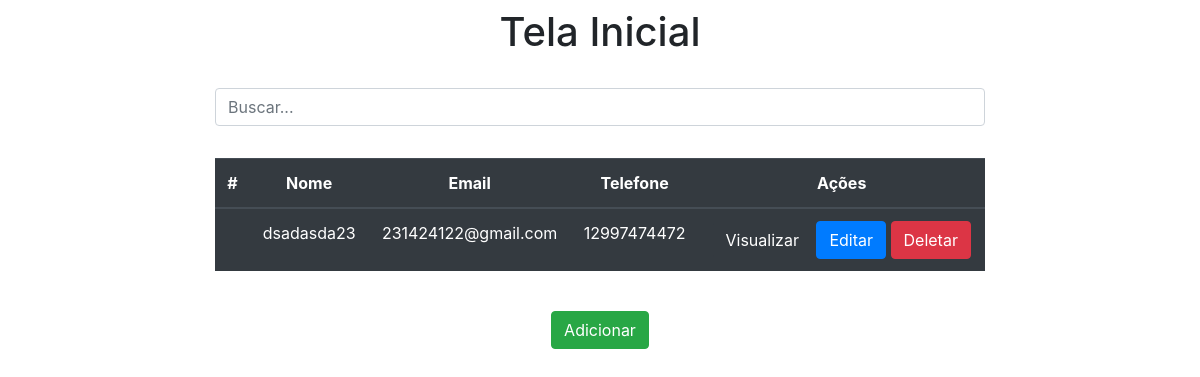
Before: / with the older database file.
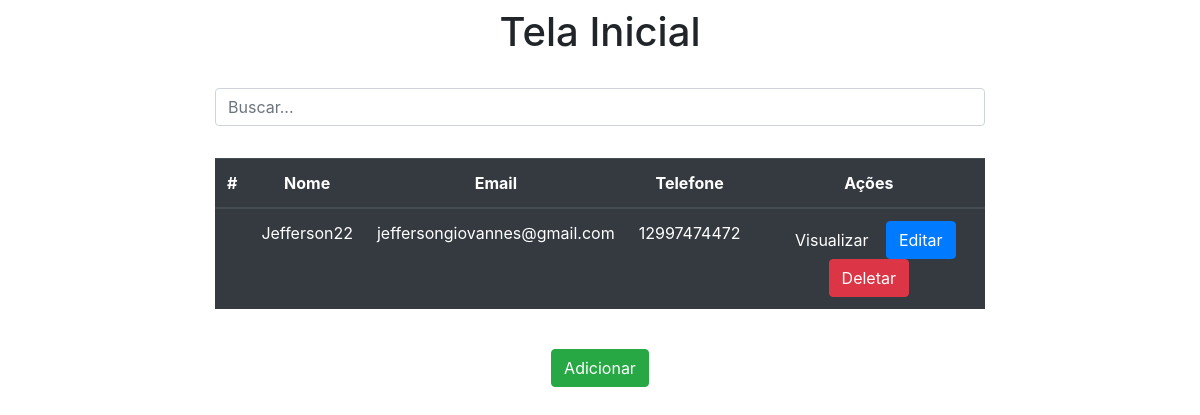
After: the same page with the newer database file.
### app/models.py (models this page shows)
class Pessoa(models.Model):
    Nome = models.CharField(max_length=100)
    email = models.EmailField(max_length=100)
    telefone = models.IntegerField(max_length=20)

### app/views.py (the view)
# urls.py: path('', home, name='home'),
def home(request):
    data = {}
    search = request.GET.get('search')
    if search:
        data['db'] = Pessoa.objects.filter(Nome__icontains=search)
    else:
        data['db'] = Pessoa.objects.all()
    return render(request, 'index.html', data)

### app/Templates/index.html (shortened to what this page needs)
<!DOCTYPE html>
<html lang="pt-br">
<head>
    <link rel="stylesheet" href="https://stackpath.bootstrapcdn.com/bootstrap/4.4.1/css/bootstrap.min.css">
</head>
<body>
    <div class="col-8 m-auto pt-2 pb-2 text-center">
        <h1>Tela Inicial</h1>
    </div>
    <div class="col-8 m-auto pt-3 pb-2 text-center">
      <form method="get">
          <input type="text" id="search" name="search" class="form-control" placeholder="Buscar...">
      </form>
  </div>
    <div class="col-8 m-auto pt-4 pb-2 text-center">
        <table class="table type. table-dark">
            <thead>
              <tr>
                <th scope="col">#</th>
                <th scope="col">Nome</th>
                <th scope="col">Email</th>
                <th scope="col">Telefone</th>
                <th scope="col">Ações</th>
              </tr>
            </thead>
            <tbody>
              {% for dbs in db %}
              <tr>
                <th {{dbs.id}}</th>
                <td>{{dbs.Nome}}</td>
                <td>{{dbs.email}}</td>
                <td>{{dbs.telefone}}</td>
                <td>
                  <a href='/view/{{dbs.id}}/' class="btn btn-dark">Visualizar</a>
                  <a href='/edit/{{dbs.id}}/' class="btn btn-primary">Editar</a>
                  <a href='/delete/{{dbs.id}}/' class="btn btn-danger">Deletar</a>
                </td>
              </tr>
              {% endfor %}
            </tbody>
          </table>
    </div>
<div class="col-8 m-auto pt-3 pb-2 text-center">
        <a href="/form" class="btn btn-success">Adicionar</a>
    </div>
</body>
</html>

Changed rows visible on the page:
removed Pessoa: Nome "dsadasda23", email "231424122@gmail.com", telefone "12997474472"
added Pessoa: Nome "Jefferson22", email "jeffersongiovannes@gmail.com", telefone "12997474472"
